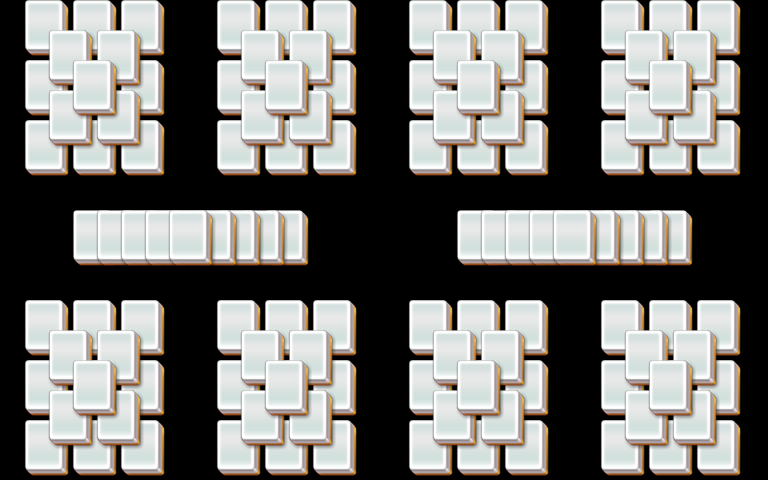

Tiled map render using the project's own tile images. Description and the map definition, with tile-layer contents summarised, below:
An orthogonal 32x16 tile map with 24x30 px tiles, 5 tile layers (layer1, layer2, layer3, layer4, ...).

<map version="1.0" orientation="orthogonal" width="32" height="16" tilewidth="24" tileheight="30">
 <properties>
  <property name="species" value="35" />
 </properties>
 <tileset firstgid="1" name="mahjong" tilewidth="48" tileheight="60">
  <image source="mahjong.png" />
 </tileset>
 <layer name="layer1" width="32" height="16">
  <data>[512 cells, 82 non-empty, 1 distinct tile ids]</data>
 </layer>
 <layer name="layer2" width="32" height="16">
  <data>[512 cells, 80 non-empty, 1 distinct tile ids]</data>
 </layer>
 <layer name="layer3" width="32" height="16">
  <data>[512 cells, 38 non-empty, 1 distinct tile ids]</data>
 </layer>
 <layer name="layer4" width="32" height="16">
  <data>[512 cells, 12 non-empty, 1 distinct tile ids]</data>
 </layer>
 <layer name="layer5" width="32" height="16">
  <data>[512 cells, 2 non-empty, 1 distinct tile ids]</data>
 </layer>
</map>
